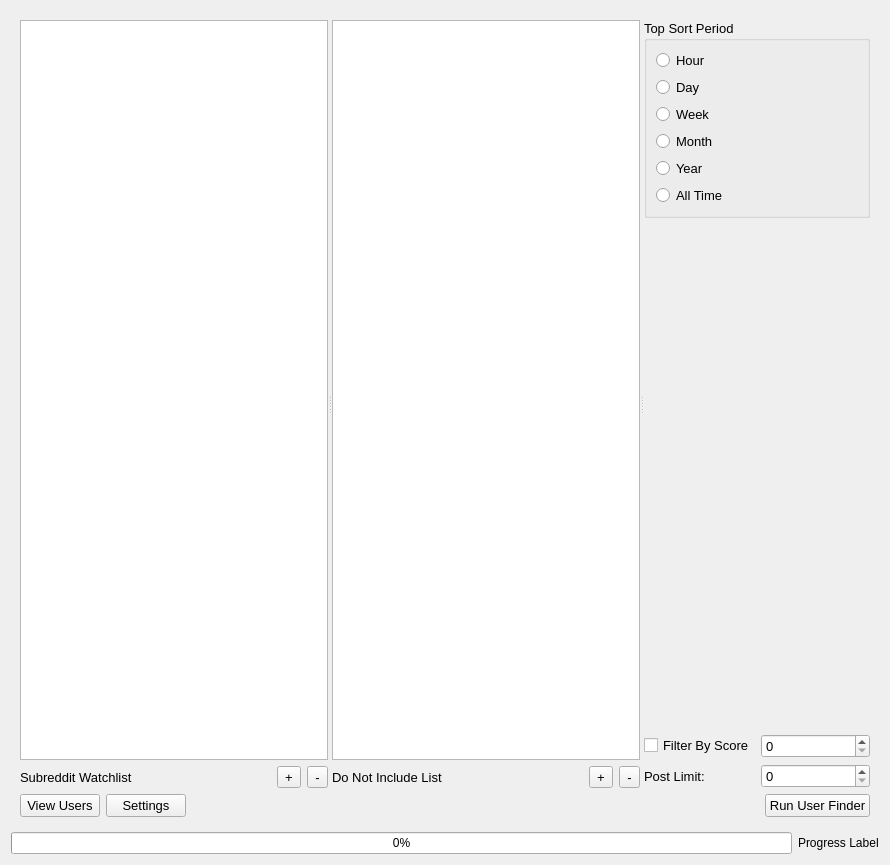
<?xml version="1.0" encoding="UTF-8"?>
<ui version="4.0">
 <class>UserFinderGUI</class>
 <widget class="QWidget" name="UserFinderGUI">
  <property name="geometry">
   <rect>
    <x>0</x>
    <y>0</y>
    <width>890</width>
    <height>865</height>
   </rect>
  </property>
  <property name="windowTitle">
   <string>User Finder</string>
  </property>
  <property name="windowIcon">
   <iconset>
    <normaloff>../Images/RedditDownloaderIcon.png</normaloff>../Images/RedditDownloaderIcon.png</iconset>
  </property>
  <layout class="QGridLayout" name="gridLayout">
   <item row="1" column="0">
    <widget class="QProgressBar" name="progress_bar">
     <property name="value">
      <number>0</number>
     </property>
     <property name="invertedAppearance">
      <bool>false</bool>
     </property>
    </widget>
   </item>
   <item row="1" column="1">
    <widget class="QLabel" name="progress_label">
     <property name="text">
      <string>Progress Label</string>
     </property>
    </widget>
   </item>
   <item row="0" column="0" colspan="2">
    <widget class="QStackedWidget" name="stacked_widget">
     <property name="font">
      <font>
       <pointsize>10</pointsize>
      </font>
     </property>
     <property name="currentIndex">
      <number>0</number>
     </property>
     <widget class="QWidget" name="page">
      <layout class="QGridLayout" name="gridLayout_6">
       <item row="1" column="2">
        <spacer name="horizontalSpacer_2">
         <property name="orientation">
          <enum>Qt::Horizontal</enum>
         </property>
         <property name="sizeHint" stdset="0">
          <size>
           <width>40</width>
           <height>20</height>
          </size>
         </property>
        </spacer>
       </item>
       <item row="1" column="0">
        <widget class="QPushButton" name="view_users_button">
         <property name="text">
          <string>View Users</string>
         </property>
        </widget>
       </item>
       <item row="0" column="0" colspan="4">
        <widget class="QSplitter" name="splitter">
         <property name="orientation">
          <enum>Qt::Horizontal</enum>
         </property>
         <widget class="QWidget" name="layoutWidget">
          <layout class="QGridLayout" name="gridLayout_4">
           <item row="2" column="2">
            <widget class="QToolButton" name="remove_subreddit_button">
             <property name="text">
              <string>-</string>
             </property>
            </widget>
           </item>
           <item row="2" column="1">
            <widget class="QToolButton" name="add_subreddit_button">
             <property name="text">
              <string>+</string>
             </property>
            </widget>
           </item>
           <item row="2" column="0">
            <widget class="QLabel" name="label_3">
             <property name="font">
              <font>
               <pointsize>10</pointsize>
              </font>
             </property>
             <property name="text">
              <string>Subreddit Watchlist</string>
             </property>
            </widget>
           </item>
           <item row="1" column="0" colspan="3">
            <widget class="QListWidget" name="subreddit_watchlist_widget">
             <property name="whatsThis">
              <string>A list of subreddits which tops posts will be examined to find users.</string>
             </property>
            </widget>
           </item>
          </layout>
         </widget>
         <widget class="QWidget" name="">
          <layout class="QGridLayout" name="gridLayout_3">
           <item row="2" column="0">
            <widget class="QLabel" name="label_2">
             <property name="font">
              <font>
               <pointsize>10</pointsize>
              </font>
             </property>
             <property name="text">
              <string>Do Not Include List</string>
             </property>
            </widget>
           </item>
           <item row="2" column="2">
            <widget class="QToolButton" name="remove_user_button">
             <property name="text">
              <string>-</string>
             </property>
            </widget>
           </item>
           <item row="2" column="1">
            <widget class="QToolButton" name="add_user_button">
             <property name="text">
              <string>+</string>
             </property>
            </widget>
           </item>
           <item row="1" column="0" colspan="3">
            <widget class="QListWidget" name="user_blacklist_widget">
             <property name="whatsThis">
              <string>A list of users who even if in the top posters for the subreddit list, will be ignored.</string>
             </property>
            </widget>
           </item>
          </layout>
         </widget>
         <widget class="QWidget" name="">
          <layout class="QGridLayout" name="gridLayout_2">
           <item row="2" column="1">
            <widget class="QSpinBox" name="score_limit_spinbox">
             <property name="font">
              <font>
               <pointsize>10</pointsize>
              </font>
             </property>
             <property name="toolTip">
              <string>Only posts with a score above this number will be considered</string>
             </property>
             <property name="maximum">
              <number>1000000000</number>
             </property>
            </widget>
           </item>
           <item row="2" column="0">
            <widget class="QCheckBox" name="filter_by_score_checkbox">
             <property name="font">
              <font>
               <pointsize>10</pointsize>
              </font>
             </property>
             <property name="toolTip">
              <string>If checked, only posts above the designated score will be considered</string>
             </property>
             <property name="text">
              <string>Filter By Score</string>
             </property>
            </widget>
           </item>
           <item row="3" column="1">
            <widget class="QSpinBox" name="post_limit_spinbox">
             <property name="toolTip">
              <string>The number of top posts that will be searched</string>
             </property>
             <property name="maximum">
              <number>1000</number>
             </property>
            </widget>
           </item>
           <item row="3" column="0">
            <widget class="QLabel" name="label_5">
             <property name="toolTip">
              <string>The number of top posts that are looked at to get users.</string>
             </property>
             <property name="text">
              <string>Post Limit:</string>
             </property>
            </widget>
           </item>
           <item row="0" column="0" colspan="2">
            <widget class="QGroupBox" name="top_sort_group_box">
             <property name="title">
              <string>Top Sort Period</string>
             </property>
             <layout class="QGridLayout" name="gridLayout_5">
              <item row="0" column="0">
               <widget class="QRadioButton" name="hour_radio">
                <property name="text">
                 <string>Hour</string>
                </property>
               </widget>
              </item>
              <item row="1" column="0">
               <widget class="QRadioButton" name="day_radio">
                <property name="text">
                 <string>Day</string>
                </property>
               </widget>
              </item>
              <item row="2" column="0">
               <widget class="QRadioButton" name="week_radio">
                <property name="text">
                 <string>Week</string>
                </property>
               </widget>
              </item>
              <item row="3" column="0">
               <widget class="QRadioButton" name="month_radio">
                <property name="text">
                 <string>Month</string>
                </property>
               </widget>
              </item>
              <item row="4" column="0">
               <widget class="QRadioButton" name="year_radio">
                <property name="text">
                 <string>Year</string>
                </property>
               </widget>
              </item>
              <item row="5" column="0">
               <widget class="QRadioButton" name="all_time_radio">
                <property name="text">
                 <string>All Time</string>
                </property>
               </widget>
              </item>
             </layout>
            </widget>
           </item>
           <item row="1" column="0">
            <spacer name="verticalSpacer">
             <property name="orientation">
              <enum>Qt::Vertical</enum>
             </property>
             <property name="sizeHint" stdset="0">
              <size>
               <width>20</width>
               <height>40</height>
              </size>
             </property>
            </spacer>
           </item>
          </layout>
         </widget>
        </widget>
       </item>
       <item row="1" column="3">
        <widget class="QPushButton" name="run_button">
         <property name="text">
          <string>Run User Finder</string>
         </property>
        </widget>
       </item>
       <item row="1" column="1">
        <widget class="QPushButton" name="settings_button">
         <property name="text">
          <string>Settings</string>
         </property>
        </widget>
       </item>
      </layout>
     </widget>
     <widget class="QWidget" name="page_2">
      <layout class="QGridLayout" name="gridLayout_13">
       <item row="1" column="0">
        <widget class="QPushButton" name="user_finder_button">
         <property name="text">
          <string>User Finder</string>
         </property>
        </widget>
       </item>
       <item row="1" column="1">
        <spacer name="horizontalSpacer">
         <property name="orientation">
          <enum>Qt::Horizontal</enum>
         </property>
         <property name="sizeHint" stdset="0">
          <size>
           <width>40</width>
           <height>20</height>
          </size>
         </property>
        </spacer>
       </item>
       <item row="0" column="0" colspan="2">
        <widget class="QSplitter" name="splitter_three">
         <property name="orientation">
          <enum>Qt::Horizontal</enum>
         </property>
         <widget class="QListView" name="user_list_view"/>
         <widget class="QListWidget" name="content_list_widget"/>
        </widget>
       </item>
      </layout>
     </widget>
    </widget>
   </item>
  </layout>
 </widget>
 <resources/>
 <connections/>
</ui>
